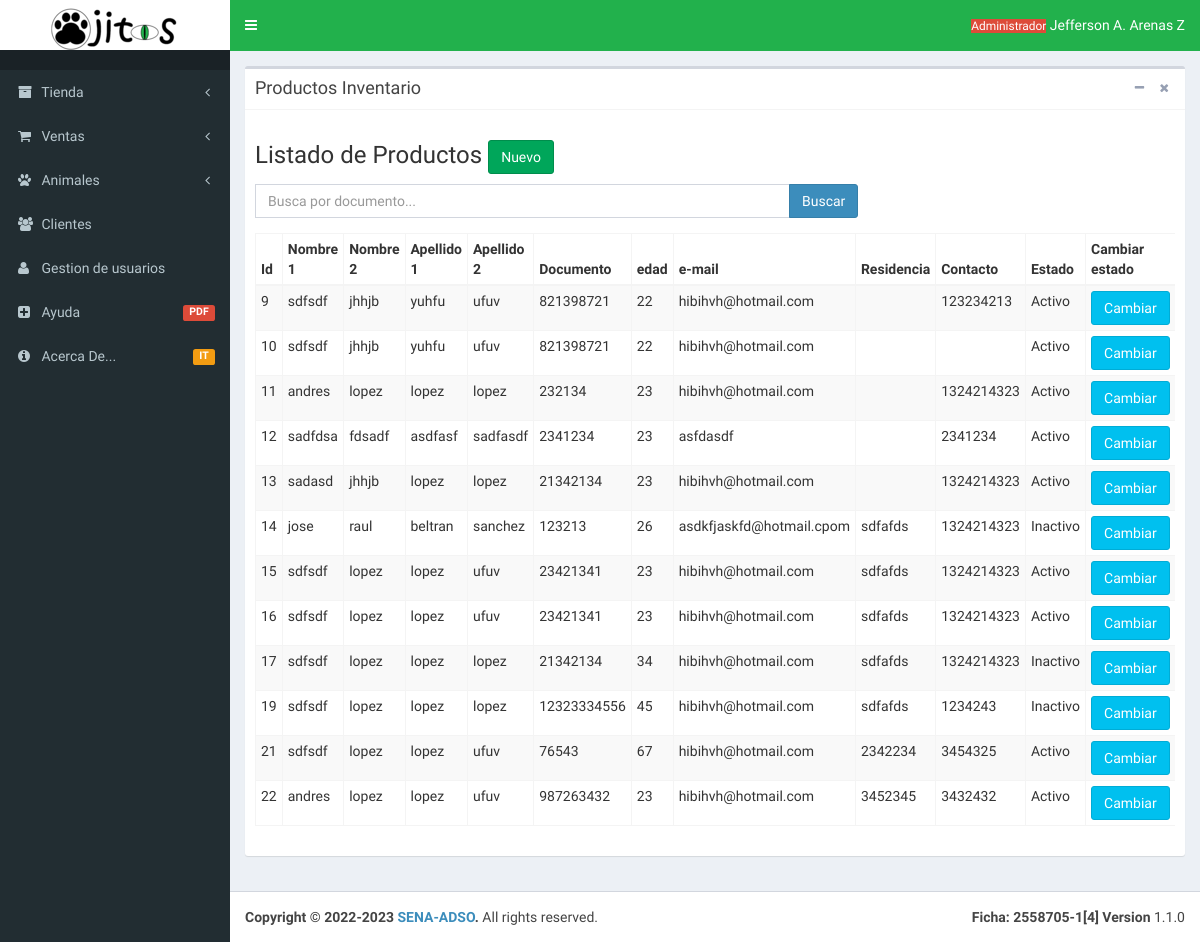
Page /Vista/html/Dashboard/InventarioClientes/ClientesAdmListado.php on the committed database.
### tables this page shows
CREATE TABLE `cliente` (
  `idCliente` int(11) NOT NULL AUTO_INCREMENT,
  `prinombreCliente` varchar(45) NOT NULL,
  `segnombreCliente` varchar(45) NOT NULL,
  `priapellidoCliente` varchar(45) NOT NULL,
  `segapellidoCliente` varchar(45) NOT NULL,
  `documentoCliente` varchar(45) NOT NULL,
  `edadCliente` int(50) DEFAULT NULL,
  `mailCliente` varchar(100) NOT NULL,
  `addressCliente` varchar(100) NOT NULL,
  `numeroCelular` varchar(20) DEFAULT NULL,
  `passwordCliente` varchar(120) NOT NULL,
  `estado` enum('Activo','Inactivo') NOT NULL DEFAULT 'Activo',
  PRIMARY KEY (`idCliente`)
);

### Vista/html/Dashboard/InventarioClientes/ClientesAdmListado.php (the view, shortened to what the rows shown need)
<!DOCTYPE html>
<html>
    <head>
        <link rel="stylesheet" href="../Layout/font-awesome-4.7.0/css/font-awesome.min.css">
        <link rel="stylesheet" href="../Layout/css/bootstrap.min.css">
        <link rel="stylesheet" href="../Layout/css/font-awesome.css">
        <link rel="stylesheet" href="../Layout/css/AdminLTE.min.css">
        <link rel="stylesheet" href="../Layout/css/_all-skins.min.css">
    </head>
    <body class="hold-transition skin-blue sidebar-mini">
        <div class="wrapper">
            <div class="content-wrapper">
                <section class="content">
                    <div class="row">
                        <div class="col-md-12">
                            <div class="box">
                                <div class="box-body">
                                    <div class="row">
                                        <div class="col-md-12">
                                            <div class="row">
                                                <div class="col-lg-12 col-md-12 col-sm-12 col-xs-12">
                                                    <div class="table-responsive">
                                                        <table class="table table-striped table-bordered table-condensed table-hover">
                                                            <thead>
                                                            <th>Id</th>
                                                            <th>Nombre 1</th>
                                                            <th>Nombre 2</th>
                                                            <th>Apellido 1</th>
                                                            <th>Apellido 2</th>
                                                            <th>Documento</th>
                                                            <th>edad</th>
                                                            <th>e-mail</th>
                                                            <th>Residencia</th>
                                                            <th>Contacto</th>
                                                            <th>Estado</th>
                                                            <th>Cambiar estado</th>
                                                            </thead>
                                                            <?php
                                                            $inc = include("Conexion.php");
                                                            if ($inc) {
                                                                if (isset($_POST["enviar"])) {
                                                                    $buscar = $_POST["textbox"];
                                                                    $Result = "SELECT * FROM cliente WHERE documentoCliente LIKE '%$buscar%'";
                                                                    $buscarResult = mysqli_query($conexion, $Result);
                                                                    while ($row = $buscarResult->fetch_array()) {
                                                                        $idCliente = $row["idCliente"];
                                                                        $nombreCliente = $row["prinombreCliente"];
                                                                        $segundoNombre = $row["segnombreCliente"];
                                                                        $primerApellido = $row["priapellidoCliente"];
                                                                        $segundoApellido = $row["segapellidoCliente"];
                                                                        $documentoCliente = $row["documentoCliente"];
                                                                        $edadCliente = $row["edadCliente"];
                                                                        $email = $row["mailCliente"];
                                                                        $direccionCliente = $row["addressCliente"];
                                                                        $celularCliente = $row["numeroCelular"];
                                                                        $estadoCliente = $row["estado"];
                                                                        ?>
                                                                        <tr>
                                                                            <td><?php echo $idCliente ?>  </td>
                                                                            <td><?php echo $nombreCliente ?></td>
                                                                            <td><?php echo $segundoNombre ?></td>
                                                                            <td><?php echo $primerApellido ?></td>
                                                                            <td><?php echo $segundoApellido ?></td>
                                                                            <td><?php echo $documentoCliente ?>  </td>
                                                                            <td><?php echo $edadCliente ?></td>
                                                                            <td><?php echo $email ?></td>
                                                                            <td><?php echo $direccionCliente ?></td>
                                                                            <td><?php echo $celularCliente ?></td>
                                                                            <td><?php echo $estadoCliente ?></td>
                                                                            <td>
                                                                                <a href="updateEstadocliente.php?id=<?php echo $row ['id']; ?> "><button class="btn btn-info">Cambiar</button></a></td>
                                                                            <td>    <a href="proadmlistadoEliminar.php?id=<?php echo $row ['idCliente']; ?>"><button class="btn btn-danger">Eliminar</button></a>
                                                                            </td>
                                                                        </tr>
                                                                        <?php
                                                                    }
                                                                } else {
                                                                    $traer = "SELECT * FROM cliente";
                                                                    $resultado = mysqli_query($conexion, $traer);
                                                                    if ($resultado) {
                                                                                    while ($row = $resultado->fetch_array()) {
                                                                                        $idCliente = $row["idCliente"];
                                                                                        $nombreCliente = $row["prinombreCliente"];
                                                                                        $segundoNombre = $row["segnombreCliente"];
                                                                                        $primerApellido = $row["priapellidoCliente"];
                                                                                        $segundoApellido = $row["segapellidoCliente"];
                                                                                        $documentoCliente = $row["documentoCliente"];
                                                                                        $edadCliente = $row["edadCliente"];
                                                                                        $email = $row["mailCliente"];
                                                                                        $direccionCliente = $row["addressCliente"];
                                                                                        $celularCliente = $row["numeroCelular"];
                                                                                        $estadoCliente = $row["estado"];
                                                                                        ?>
                                                                        <tr>
                                                                                            <td name="idClientes"><?php echo $idCliente ?>  </td>
                                                                                            <td><?php echo $nombreCliente ?></td>
                                                                                            <td><?php echo $segundoNombre ?></td>
                                                                                            <td><?php echo $primerApellido ?></td>
                                                                                            <td><?php echo $segundoApellido ?></td>
                                                                                            <td><?php echo $documentoCliente ?>  </td>
                                                                                            <td><?php echo $edadCliente ?></td>
                                                                                            <td><?php echo $email ?></td>
                                                                                            <td><?php echo $direccionCliente ?></td>
                                                                                            <td><?php echo $celularCliente ?></td>
                                                                                            <td ><?php echo $estadoCliente ?></td>
                                                                                            <td>
                                                                                                <a href="updateEstadocliente.php?id=<?php echo $row ['idCliente']; ?>"><button  name="Cambiar" class="btn btn-info">Cambiar</button></a></td>
                                                                                        </tr>
                                                                                        <?php
                                                                                    }
                                                                    }
                                                                }
                                                                ?>
                                                            </table>
                                                            <?php
                                                        }
                                                        ?>
                                                    </div>
                                                </div>
                                            </div>
                                        </div>
                                    </div>
                                </div>
                            </div>
                        </div>
                    </div>
            </div>
        </div>
</body>
</html>

### rows in the picture
cliente: idCliente "9", prinombreCliente "sdfsdf", segnombreCliente "jhhjb", priapellidoCliente "yuhfu", segapellidoCliente "ufuv", documentoCliente "821398721", edadCliente "22", mailCliente "hibihvh@hotmail.com", numeroCelular "123234213", estado "Activo"
cliente: idCliente "10", prinombreCliente "sdfsdf", segnombreCliente "jhhjb", priapellidoCliente "yuhfu", segapellidoCliente "ufuv", documentoCliente "821398721", edadCliente "22", mailCliente "hibihvh@hotmail.com", estado "Activo"
cliente: idCliente "11", prinombreCliente "andres", segnombreCliente "lopez", priapellidoCliente "lopez", segapellidoCliente "lopez", documentoCliente "232134", edadCliente "23", mailCliente "hibihvh@hotmail.com", numeroCelular "1324214323", estado "Activo"
cliente: idCliente "12", prinombreCliente "sadfdsa", segnombreCliente "fdsadf", priapellidoCliente "asdfasf", segapellidoCliente "sadfasdf", documentoCliente "2341234", edadCliente "23", mailCliente "asfdasdf", numeroCelular "2341234", estado "Activo"
cliente: idCliente "13", prinombreCliente "sadasd", segnombreCliente "jhhjb", priapellidoCliente "lopez", segapellidoCliente "lopez", documentoCliente "21342134", edadCliente "23", mailCliente "hibihvh@hotmail.com", numeroCelular "1324214323", estado "Activo"
cliente: idCliente "14", prinombreCliente "jose", segnombreCliente "raul", priapellidoCliente "beltran", segapellidoCliente "sanchez", documentoCliente "123213", edadCliente "26", mailCliente "asdkfjaskfd@hotmail.cpom", addressCliente "sdfafds", numeroCelular "1324214323", estado "Inactivo"
cliente: idCliente "15", prinombreCliente "sdfsdf", segnombreCliente "lopez", priapellidoCliente "lopez", segapellidoCliente "ufuv", documentoCliente "23421341", edadCliente "23", mailCliente "hibihvh@hotmail.com", addressCliente "sdfafds", numeroCelular "1324214323", estado "Activo"
cliente: idCliente "16", prinombreCliente "sdfsdf", segnombreCliente "lopez", priapellidoCliente "lopez", segapellidoCliente "ufuv", documentoCliente "23421341", edadCliente "23", mailCliente "hibihvh@hotmail.com", addressCliente "sdfafds", numeroCelular "1324214323", estado "Activo"
cliente: idCliente "17", prinombreCliente "sdfsdf", segnombreCliente "lopez", priapellidoCliente "lopez", segapellidoCliente "lopez", documentoCliente "21342134", edadCliente "34", mailCliente "hibihvh@hotmail.com", addressCliente "sdfafds", numeroCelular "1324214323", estado "Inactivo"
cliente: idCliente "19", prinombreCliente "sdfsdf", segnombreCliente "lopez", priapellidoCliente "lopez", segapellidoCliente "lopez", documentoCliente "12323334556", edadCliente "45", mailCliente "hibihvh@hotmail.com", addressCliente "sdfafds", numeroCelular "1234243", estado "Inactivo"
cliente: idCliente "21", prinombreCliente "sdfsdf", segnombreCliente "lopez", priapellidoCliente "lopez", segapellidoCliente "ufuv", documentoCliente "76543", edadCliente "67", mailCliente "hibihvh@hotmail.com", addressCliente "2342234", numeroCelular "3454325", estado "Activo"
cliente: idCliente "22", prinombreCliente "andres", segnombreCliente "lopez", priapellidoCliente "lopez", segapellidoCliente "ufuv", documentoCliente "987263432", edadCliente "23", mailCliente "hibihvh@hotmail.com", addressCliente "3452345", numeroCelular "3432432", estado "Activo"
